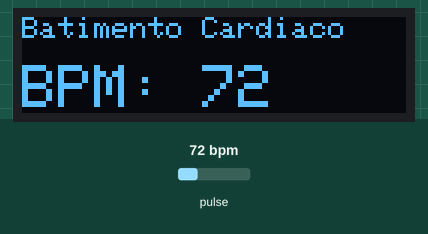
Bench run of a sketch on a simulated Arduino Uno, built with avr-gcc and run on an emulated ATmega328P. Parts: 128×32 one-colour display. The inputs (shaded band) are chosen by the test bench; at power-on: pulse 72 bpm. What the sketch prints to the serial monitor is not drawn.

Above: at 1.4 s.
1.5 s: pulse set to 42 bpm
At 2.6 s:
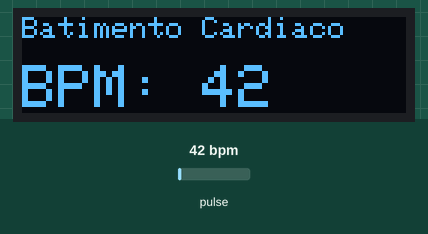
3.7 s: pulse set to 70 bpm
At 4.9 s:
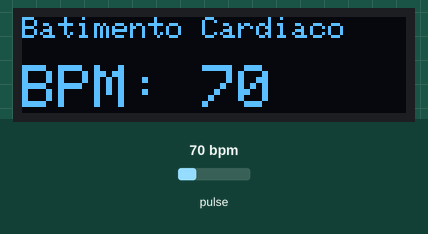
5.2 s: pulse set to 100 bpm
At 5.9 s:
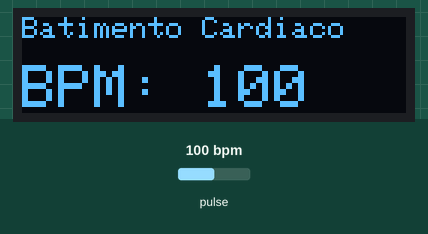
Timing chart, 0 to 8.2 s (numbered marks = the images above; inputs shaded):
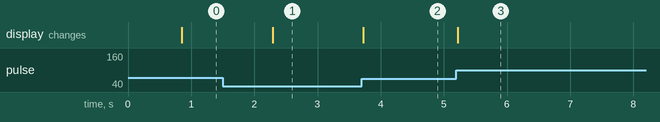

Measured:
- after the input at 1.5 s, the display: changes after 0.79 s (image 1)
- after the input at 3.7 s, the display: changes at once (image 2)
- after the input at 5.2 s, the display: changes at once (image 3)

The sketch:

teste_coracao_oled_uno.ino
```cpp
#include <Wire.h>
#include <Adafruit_GFX.h>
#include <Adafruit_SSD1306.h>
#include <PulseSensorPlayground.h>

// OLED config
#define SCREEN_WIDTH 128
#define SCREEN_HEIGHT 32
#define OLED_RESET    -1
Adafruit_SSD1306 display(SCREEN_WIDTH, SCREEN_HEIGHT, &Wire, OLED_RESET);

// Pulse Sensor
const int PulseWire = A0;
PulseSensorPlayground pulseSensor;

int BPM;

void setup() {
  Serial.begin(9600);

  // Inicializa OLED
  if (!display.begin(SSD1306_SWITCHCAPVCC, 0x3C)) {
    Serial.println("Erro OLED");
    while (true);
  }

  display.clearDisplay();
  display.setTextSize(1);
  display.setTextColor(SSD1306_WHITE);
  display.setCursor(0,0);
  display.println("Iniciando...");
  display.display();

  // Inicializa Pulse Sensor
  pulseSensor.analogInput(PulseWire);
  pulseSensor.setThreshold(550); // Ajuste se necessário
  if (!pulseSensor.begin()) {
    Serial.println("Erro ao iniciar Pulse Sensor");
    while(true);
  }
}

void loop() {
  BPM = pulseSensor.getBeatsPerMinute();

  if (pulseSensor.sawStartOfBeat()) {
    Serial.print("BPM: ");
    Serial.println(BPM);

    display.clearDisplay();
    display.setTextSize(1);
    display.setCursor(0,0);
    display.println("Batimento Cardiaco");

    display.setTextSize(2);
    display.setCursor(0,16);
    display.print("BPM: ");
    display.print(BPM);
    display.display();
  }

  delay(20);
}
```
